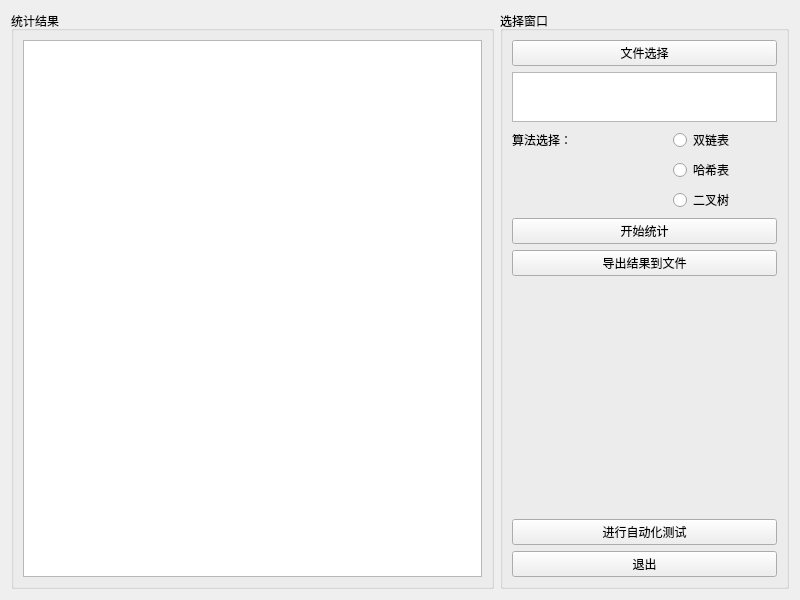
<?xml version="1.0" encoding="UTF-8"?>
<ui version="4.0">
 <class>Widget</class>
 <widget class="QWidget" name="Widget">
  <property name="geometry">
   <rect>
    <x>0</x>
    <y>0</y>
    <width>800</width>
    <height>600</height>
   </rect>
  </property>
  <property name="windowTitle">
   <string>Widget</string>
  </property>
  <layout class="QGridLayout" name="gridLayout_4">
   <item row="0" column="0">
    <widget class="QGroupBox" name="groupBox_2">
     <property name="sizePolicy">
      <sizepolicy hsizetype="Preferred" vsizetype="Preferred">
       <horstretch>5</horstretch>
       <verstretch>0</verstretch>
      </sizepolicy>
     </property>
     <property name="title">
      <string>统计结果</string>
     </property>
     <layout class="QGridLayout" name="gridLayout_3">
      <item row="0" column="0">
       <widget class="QTableWidget" name="tableWidget"/>
      </item>
     </layout>
    </widget>
   </item>
   <item row="0" column="1">
    <widget class="QGroupBox" name="groupBox">
     <property name="sizePolicy">
      <sizepolicy hsizetype="Preferred" vsizetype="Preferred">
       <horstretch>3</horstretch>
       <verstretch>0</verstretch>
      </sizepolicy>
     </property>
     <property name="title">
      <string>选择窗口</string>
     </property>
     <layout class="QGridLayout" name="gridLayout_2">
      <item row="1" column="0">
       <spacer name="verticalSpacer">
        <property name="orientation">
         <enum>Qt::Vertical</enum>
        </property>
        <property name="sizeHint" stdset="0">
         <size>
          <width>20</width>
          <height>262</height>
         </size>
        </property>
       </spacer>
      </item>
      <item row="0" column="0">
       <layout class="QGridLayout" name="gridLayout" rowstretch="2,0,0,0,0,0,0" columnstretch="3,2">
        <item row="6" column="0" colspan="2">
         <widget class="QPushButton" name="btnExport">
          <property name="text">
           <string>导出结果到文件</string>
          </property>
         </widget>
        </item>
        <item row="0" column="0" colspan="2">
         <widget class="QPushButton" name="btnFileSelect">
          <property name="text">
           <string>文件选择</string>
          </property>
         </widget>
        </item>
        <item row="3" column="1">
         <widget class="QRadioButton" name="btnHashMap">
          <property name="text">
           <string>哈希表</string>
          </property>
         </widget>
        </item>
        <item row="2" column="0">
         <widget class="QLabel" name="label">
          <property name="text">
           <string>算法选择：</string>
          </property>
         </widget>
        </item>
        <item row="1" column="0" colspan="2">
         <widget class="QTextBrowser" name="fileInfo">
          <property name="maximumSize">
           <size>
            <width>16777215</width>
            <height>50</height>
           </size>
          </property>
         </widget>
        </item>
        <item row="2" column="1">
         <widget class="QRadioButton" name="btnLinkList">
          <property name="text">
           <string>双链表</string>
          </property>
         </widget>
        </item>
        <item row="4" column="1">
         <widget class="QRadioButton" name="btnBinaryTree">
          <property name="text">
           <string>二叉树</string>
          </property>
         </widget>
        </item>
        <item row="5" column="0" colspan="2">
         <widget class="QPushButton" name="btnStartCount">
          <property name="text">
           <string>开始统计</string>
          </property>
         </widget>
        </item>
       </layout>
      </item>
      <item row="3" column="0">
       <widget class="QPushButton" name="btnExit">
        <property name="text">
         <string>退出</string>
        </property>
       </widget>
      </item>
      <item row="2" column="0">
       <widget class="QPushButton" name="btnTest">
        <property name="text">
         <string>进行自动化测试</string>
        </property>
       </widget>
      </item>
     </layout>
    </widget>
   </item>
  </layout>
 </widget>
 <resources/>
 <connections/>
</ui>
